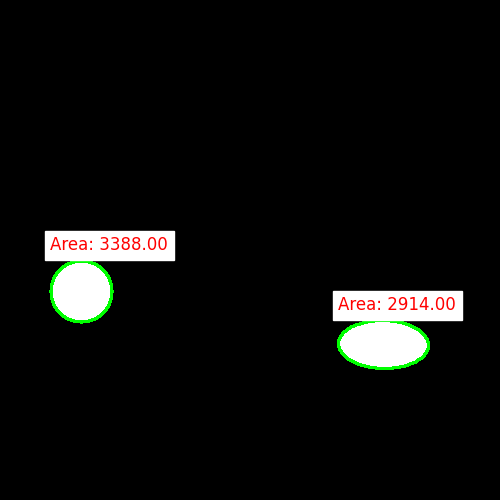
#> input picture validation/result_000.png, 500 x 500 px
$ python -i measure_dataset.py   (imports and definitions only)
#> lines starting #> are read from the running program, lines starting #| are printed output that depends on the picture; after the words box and inside, x2 and y2 are one past the last pixel; in counts of white or black regions, pixels touching at a corner belong together
import os
import sys
import cv2
import csv
import matplotlib.pyplot as plt


def measure_shapes_area(image_path):
    # Load the image
#> called with image_path = '../validation/result_000.png'
    image = cv2.imread(image_path)
#> image is the input picture: shape (500, 500, 3); mean B, G, R 12.9, 14.3, 13.8
    gray = cv2.cvtColor(image, cv2.COLOR_BGR2GRAY)

    # Threshold the image to get binary image
    _, binary = cv2.threshold(gray, 127, 255, cv2.THRESH_BINARY)
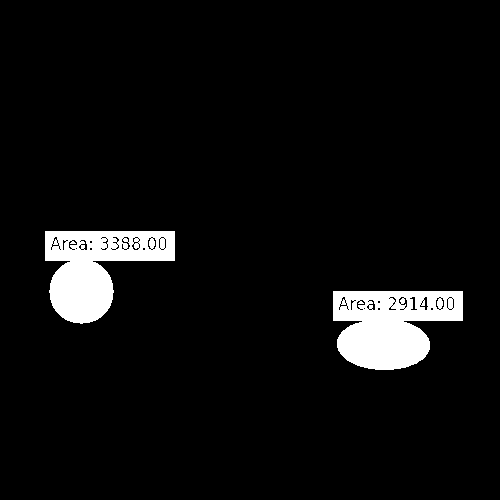
#> binary: shape (500, 500); 5.6% white; 2 white regions

    # Find contours
    contours, _ = cv2.findContours(binary, cv2.RETR_EXTERNAL, cv2.CHAIN_APPROX_SIMPLE)
#> contours = 2 contours; box (x1, y1, x2, y2) and area: (333, 291, 463, 370) 7399, (45, 231, 175, 324) 6910

    # Calculate areas
    areas = [cv2.contourArea(contour) for contour in contours]
#> areas = [7399, 6910]

    return image, contours, areas


def draw_contours(image, contours, areas, file_path, save=False):
    # Draw contours on the image
    cv2.drawContours(image, contours, -1, (0, 255, 0), 2)

    # Display the image with contours using matplotlib
    plt.figure(figsize=(5, 5))
    plt.title('Contours on Image')
    plt.axis('off')
    # Make figure fit the image
    plt.subplots_adjust(left=0, right=1, top=1, bottom=0)
    plt.imshow(cv2.cvtColor(image, cv2.COLOR_BGR2RGB))

    # Annotate the image with area sizes
    for i, contour in enumerate(contours):
        x, y, w, h = cv2.boundingRect(contour)
        plt.text(x, y - 10, f'Area: {areas[i]:.2f}', color='red', fontsize=12, backgroundcolor='white')

    # Save image to file
    if file_path:
        plt.savefig(file_path)
    else:
        plt.show()


# Read images from dataset, process images and save results to validation directory
# [33 lines not run here, left out]


>>> result = measure_shapes_area('../validation/result_000.png')

$ run again, on validation/result_004.png
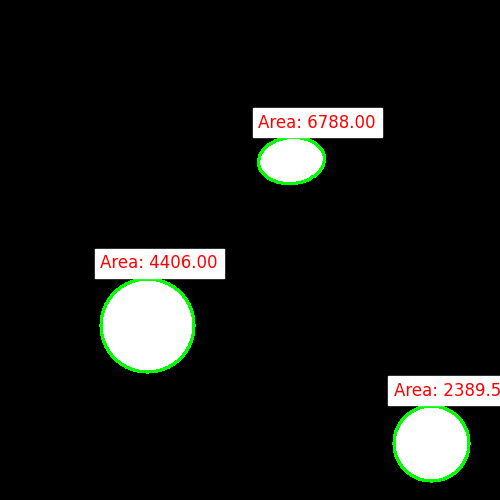
#> input picture validation/result_004.png, 500 x 500 px
#> in measure_shapes_area, image is the input picture: shape (500, 500, 3); mean B, G, R 22.9, 25.3, 24.2
#> in measure_shapes_area, `gray = cv2.cvtColor(image, cv2.COLOR_BGR2GRAY)`:
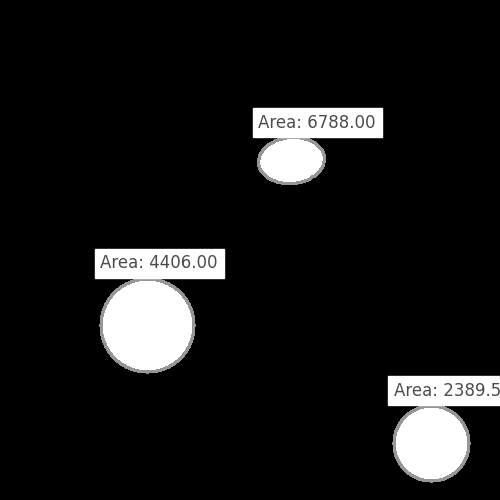
#> gray: shape (500, 500); min 0, max 255, mean 24.7
#> in measure_shapes_area, `_, binary = cv2.threshold(gray, 127, 255, cv2.THRESH_BINARY)`:
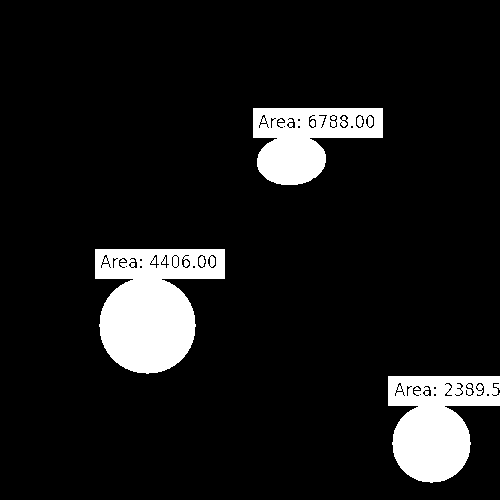
#> binary: shape (500, 500); 10% white; 3 white regions
#> contours = 3 contours; box (x1, y1, x2, y2) and area: (95, 249, 225, 374) 10914, (388, 376, 500, 483) 7921, (253, 108, 383, 185) 6349
#> areas = [7921, 10914, 6349]

$ run again, on validation/result_005.png
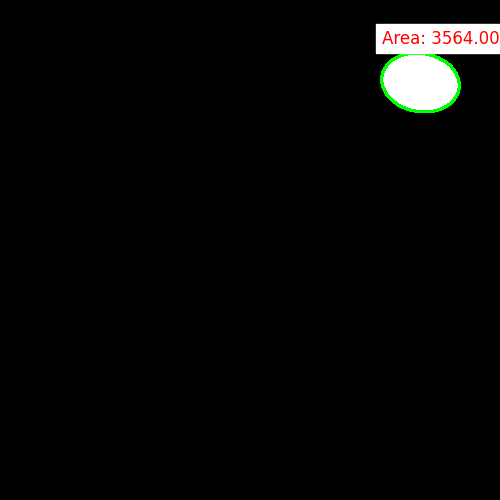
#> input picture validation/result_005.png, 500 x 500 px
#> in measure_shapes_area, image is the input picture: shape (500, 500, 3); mean B, G, R 6.7, 7.4, 7.1
#> in measure_shapes_area, `_, binary = cv2.threshold(gray, 127, 255, cv2.THRESH_BINARY)`:
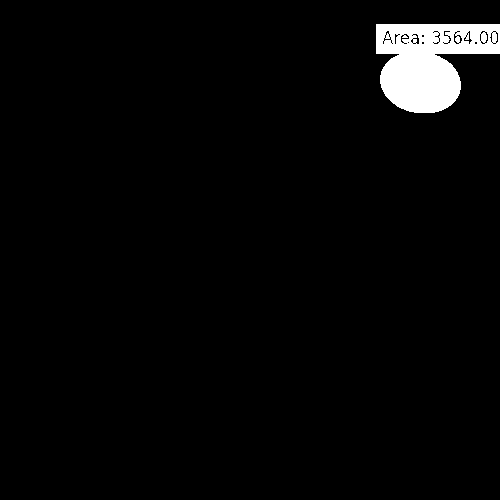
#> binary: shape (500, 500); 2.9% white; 1 white region
#> contours = 1 contour; box (x1, y1, x2, y2) and area: (376, 24, 500, 113) 7392
#> areas = [7392.5]

$ run again, on validation/result_006.png
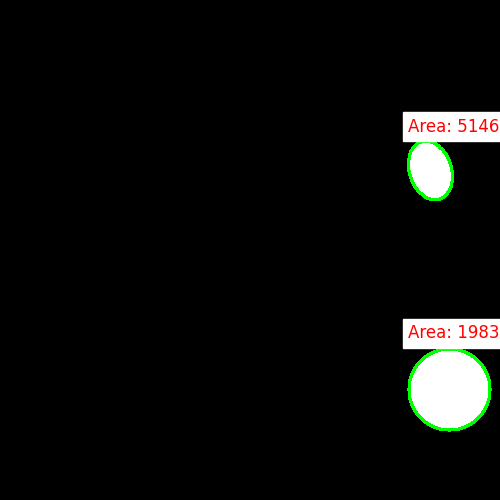
#> input picture validation/result_006.png, 500 x 500 px
#> in measure_shapes_area, image is the input picture: shape (500, 500, 3); mean B, G, R 11.9, 13.3, 12.6
#> in measure_shapes_area, `_, binary = cv2.threshold(gray, 127, 255, cv2.THRESH_BINARY)`:
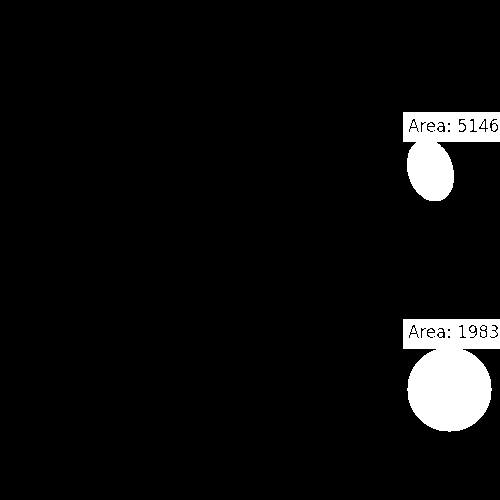
#> binary: shape (500, 500); 5.3% white; 2 white regions
#> contours = 2 contours; box (x1, y1, x2, y2) and area: (403, 319, 500, 432) 8265, (403, 112, 500, 201) 4964
#> areas = [8265, 4964.5]
